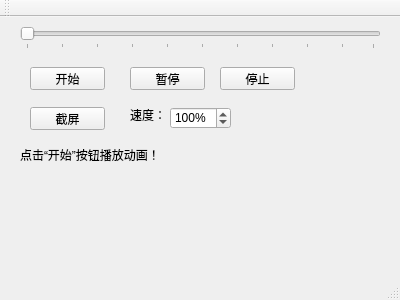
<?xml version="1.0" encoding="UTF-8"?>
<ui version="4.0">
 <class>MainWindow</class>
 <widget class="QMainWindow" name="MainWindow">
  <property name="geometry">
   <rect>
    <x>0</x>
    <y>0</y>
    <width>400</width>
    <height>300</height>
   </rect>
  </property>
  <property name="windowTitle">
   <string>MainWindow</string>
  </property>
  <widget class="QWidget" name="centralWidget">
   <widget class="QSlider" name="horizontalSlider">
    <property name="geometry">
     <rect>
      <x>20</x>
      <y>10</y>
      <width>361</width>
      <height>22</height>
     </rect>
    </property>
    <property name="orientation">
     <enum>Qt::Horizontal</enum>
    </property>
    <property name="tickPosition">
     <enum>QSlider::TicksBelow</enum>
    </property>
    <property name="tickInterval">
     <number>10</number>
    </property>
   </widget>
   <widget class="QPushButton" name="pushButton">
    <property name="geometry">
     <rect>
      <x>30</x>
      <y>50</y>
      <width>75</width>
      <height>23</height>
     </rect>
    </property>
    <property name="text">
     <string>开始</string>
    </property>
   </widget>
   <widget class="QPushButton" name="pushButton_2">
    <property name="geometry">
     <rect>
      <x>130</x>
      <y>50</y>
      <width>75</width>
      <height>23</height>
     </rect>
    </property>
    <property name="text">
     <string>暂停</string>
    </property>
    <property name="checkable">
     <bool>true</bool>
    </property>
   </widget>
   <widget class="QPushButton" name="pushButton_3">
    <property name="geometry">
     <rect>
      <x>220</x>
      <y>50</y>
      <width>75</width>
      <height>23</height>
     </rect>
    </property>
    <property name="text">
     <string>停止</string>
    </property>
   </widget>
   <widget class="QPushButton" name="pushButton_4">
    <property name="geometry">
     <rect>
      <x>30</x>
      <y>90</y>
      <width>75</width>
      <height>23</height>
     </rect>
    </property>
    <property name="text">
     <string>截屏</string>
    </property>
   </widget>
   <widget class="QSpinBox" name="spinBox">
    <property name="geometry">
     <rect>
      <x>170</x>
      <y>90</y>
      <width>61</width>
      <height>22</height>
     </rect>
    </property>
    <property name="suffix">
     <string>%</string>
    </property>
    <property name="maximum">
     <number>999</number>
    </property>
    <property name="value">
     <number>100</number>
    </property>
   </widget>
   <widget class="QLabel" name="label">
    <property name="geometry">
     <rect>
      <x>180</x>
      <y>120</y>
      <width>211</width>
      <height>141</height>
     </rect>
    </property>
    <property name="text">
     <string/>
    </property>
   </widget>
   <widget class="QLabel" name="label_2">
    <property name="geometry">
     <rect>
      <x>20</x>
      <y>130</y>
      <width>331</width>
      <height>16</height>
     </rect>
    </property>
    <property name="text">
     <string>点击“开始”按钮播放动画！</string>
    </property>
   </widget>
   <widget class="QLabel" name="label_3">
    <property name="geometry">
     <rect>
      <x>130</x>
      <y>90</y>
      <width>41</width>
      <height>16</height>
     </rect>
    </property>
    <property name="text">
     <string>速度：</string>
    </property>
   </widget>
  </widget>
  <widget class="QMenuBar" name="menuBar">
   <property name="geometry">
    <rect>
     <x>0</x>
     <y>0</y>
     <width>400</width>
     <height>23</height>
    </rect>
   </property>
  </widget>
  <widget class="QToolBar" name="mainToolBar">
   <attribute name="toolBarArea">
    <enum>TopToolBarArea</enum>
   </attribute>
   <attribute name="toolBarBreak">
    <bool>false</bool>
   </attribute>
  </widget>
  <widget class="QStatusBar" name="statusBar"/>
 </widget>
 <layoutdefault spacing="6" margin="11"/>
 <resources/>
 <connections/>
</ui>
